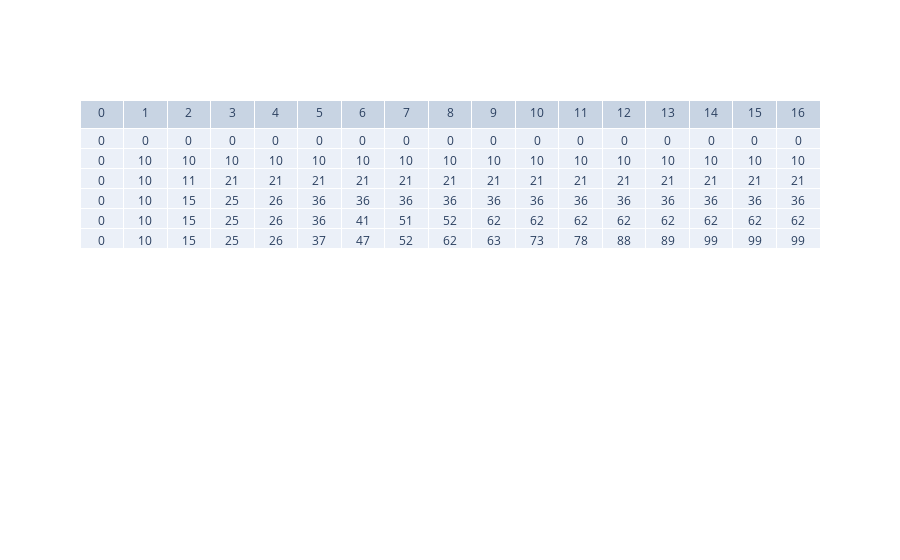

Notebook code for this chart:
### Code cell
import random
import os

def newVector(size, x=0):
    vector = []
    for i in range(0,size):
        vector.append(x)
    return vector

def newMatrix(lins, cols, x=0):
    matrix = []
    for i in range(0,lins):
        matrix.append(newVector(cols, x))
    return matrix

def mochila(nroItens, pesoMax, vec_w, vec_v):
    M = newMatrix(nroItens+1, pesoMax+1)

    for weighs in range(0,pesoMax):
        M[0][weighs] = 0
    for i in range(1, nroItens+1):
        for weighs in range(1, pesoMax+1):
            if (vec_w[i] > weighs):
                M[i][weighs] = M[i-1][weighs]
            else:
                M[i][weighs] = max(M[i-1][weighs], vec_v[i] + M[i-1][weighs-vec_w[i]])
    return M

def rand(min, max):
    return random.randrange(min, max)

def randVect(size, min, max):
    vect = [0]
    for i in range(0,size):
        num = rand(min,max+1) # = 0
        '''while num in vect:
            num = rand(min,max+1)'''
        vect.append(num)
    return vect

def transpose_matrix(matrix):
    general = []
    
    for j in range(len(matrix[0])):
        aux = []
        for i in matrix:
            aux.append(i[j])
        general.append(aux)
    
    return general

os.system('clear')

nroItens = rand(4,10) # 5 # numero de itens 'n'
pesoMax = rand(10,18) # 11 # peso que a mochila aguenta 'W'
weighs = randVect(nroItens+1, 1, int(pesoMax/3)+4) # [0, 1, 2, 5,  6, 7 ] # pesos
values = randVect(nroItens+1, 1, 40) # [0, 1, 6, 18, 22,28] # values

weighs.sort()
values.sort()

print("numero de itens:", nroItens)
print("capacidade da mochila: %d kg" % pesoMax)

print("\nitem valor peso")
for i in range(1, nroItens+1):
    print("%2d %4d %4d" % (i, values[i], weighs[i]))

print("\n")

general = []
guide = []

matriz = mochila(nroItens, pesoMax, weighs, values)
print("matriz de n+1 itens por w+1 pesos\n")
for i in range(0, pesoMax+1):
    guide.append(i)
for i in matriz:
    acc_list = []
    for j in i:
        acc_list.append(j)
    general.append(acc_list)

new_general = transpose_matrix(general)

fig = go.Figure(data=[go.Table(
    header=dict(values=guide),
    cells=dict(values=new_general))
])

fig.show()

print("="*40)
print("\nO valor total que a mochila pode levar é -->", matriz[nroItens][pesoMax])
print("\n\n")

#

### Figure 1 — Plotly figure (JSON) as saved in the notebook; plotly's stock layout.template omitted (floating-point values rounded to 4 significant figures)
{"data": [{"cells": {"values": [[0, 0, 0, 0, 0, 0], [0, 10, 10, 10, 10, 10], [0, 10, 11, 15, 15, 15], [0, 10, 21, 25, 25, 25], [0, 10, 21, 26, 26, 26], [0, 10, 21, 36, 36, 37], [0, 10, 21, 36, 41, 47], [0, 10, 21, 36, 51, 52], [0, 10, 21, 36, 52, 62], [0, 10, 21, 36, 62, 63], [0, 10, 21, 36, 62, 73], [0, 10, 21, 36, 62, 78], [0, 10, 21, 36, 62, 88], [0, 10, 21, 36, 62, 89], [0, 10, 21, 36, 62, 99], [0, 10, 21, 36, 62, 99], [0, 10, 21, 36, 62, 99]]}, "header": {"values": [0, 1, 2, 3, 4, 5, 6, 7, 8, 9, 10, 11, 12, 13, 14, 15, 16]}, "type": "table"}], "layout": {}}
